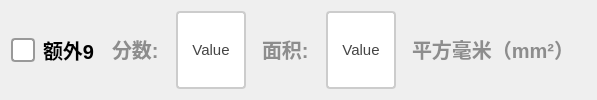
             <widget class="QWidget" name="widget_extra9" native="true">
              <layout class="QGridLayout" name="gridLayout_3">
               <item row="0" column="0">
                <layout class="QHBoxLayout" name="horizontalLayout_4" stretch="2,1,2,0,2,0">
                 <item>
                  <widget class="QCheckBox" name="ckb_extra9">
                   <property name="sizePolicy">
                    <sizepolicy hsizetype="Minimum" vsizetype="Minimum">
                     <horstretch>0</horstretch>
                     <verstretch>0</verstretch>
                    </sizepolicy>
                   </property>
                   <property name="styleSheet">
                    <string notr="true">QCheckBox {
    spacing: 8px;
    font-size: 20px;
    color: #333;
    font-weight: bold;        
    color:  rgb(0, 0, 0);       
}

/* 未选中状态 */
QCheckBox::indicator {
    width: 20px;
    height: 20px;
    border-radius: 4px; /* 方形，圆角可适当调整 */
    border: 2px solid #999;
    background: #ffffff;
}

/* 悬停效果 */
QCheckBox::indicator:hover {
    border: 2px solid #666;
}

/* 选中状态 */
QCheckBox::indicator:checked {
    border: 2px solid #2196F3;
    background-color: qradialgradient(
        cx:0.5, cy:0.5,
        radius:0.4,
        fx:0.5, fy:0.5,
        stop:0 #2196F3,
        stop:1 transparent
    );
}

/* 禁用状态 */
QCheckBox::indicator:disabled {
    border: 2px solid #ccc;
    background: #eee;
}

/* 选中时的文字颜色 */
QCheckBox:checked {
    color: #2196F3;
    font-weight: 500;
}

/* 点击动画效果 */
QCheckBox::indicator:pressed {
    border: 2px solid #1565C0;
    background-color: qradialgradient(
        cx:0.5, cy:0.5,
        radius:0.5,
        fx:0.5, fy:0.5,
        stop:0 #BBDEFB,
        stop:1 transparent
    );
}</string>
                   </property>
                   <property name="text">
                    <string>额外9</string>
                   </property>
                  </widget>
                 </item>
                 <item>
                  <widget class="QLabel" name="label_5">
                   <property name="styleSheet">
                    <string notr="true">QLabel {
       font-size: 20px;        
       font-weight: bold;        
       color:  rgb(141, 141, 141);       
       padding: 5px 5px;     
       border-bottom: 2px solid #cccccc; 
    }</string>
                   </property>
                   <property name="text">
                    <string>分数:</string>
                   </property>
                  </widget>
                 </item>
                 <item>
                  <widget class="QPushButton" name="btn_extra9score">
                   <property name="sizePolicy">
                    <sizepolicy hsizetype="Minimum" vsizetype="Minimum">
                     <horstretch>0</horstretch>
                     <verstretch>0</verstretch>
                    </sizepolicy>
                   </property>
                   <property name="maximumSize">
                    <size>
                     <width>100</width>
                     <height>100</height>
                    </size>
                   </property>
                   <property name="styleSheet">
                    <string notr="true">QPushButton {
    padding: 6px 14px;
    border: 2px solid #CCC;
    border-radius: 4px;
    background-color: white;
    color: #444;
    font-size: 15px; 
}

QPushButton:hover {
    border-color: #999;
    background-color: #F5F5F5;
}

QPushButton:pressed {
    border-color: #777;
    background-color: #EEE;
}</string>
                   </property>
                   <property name="text">
                    <string>Value</string>
                   </property>
                  </widget>
                 </item>
                 <item>
                  <widget class="QLabel" name="label_6">
                   <property name="styleSheet">
                    <string notr="true">QLabel {
       font-size: 20px;        
       font-weight: bold;        
       color:  rgb(141, 141, 141);       
       padding: 5px 5px;     
       border-bottom: 2px solid #cccccc; 
    }</string>
                   </property>
                   <property name="text">
                    <string>面积:</string>
                   </property>
                  </widget>
                 </item>
                 <item>
                  <widget class="QPushButton" name="btn_extra9area">
                   <property name="sizePolicy">
                    <sizepolicy hsizetype="Minimum" vsizetype="Minimum">
                     <horstretch>0</horstretch>
                     <verstretch>0</verstretch>
                    </sizepolicy>
                   </property>
                   <property name="maximumSize">
                    <size>
                     <width>100</width>
                     <height>100</height>
                    </size>
                   </property>
                   <property name="styleSheet">
                    <string notr="true">QPushButton {
    padding: 6px 14px;
    border: 2px solid #CCC;
    border-radius: 4px;
    background-color: white;
    color: #444;
    font-size: 15px; 
}

QPushButton:hover {
    border-color: #999;
    background-color: #F5F5F5;
}

QPushButton:pressed {
    border-color: #777;
    background-color: #EEE;
}</string>
                   </property>
                   <property name="text">
                    <string>Value</string>
                   </property>
                  </widget>
                 </item>
                 <item>
                  <widget class="QLabel" name="label_9">
                   <property name="styleSheet">
                    <string notr="true">QLabel {
       font-size: 20px;        
       font-weight: bold;        
       color:  rgb(141, 141, 141);       
       padding: 5px 5px;     
       border-bottom: 2px solid #cccccc; 
    }</string>
                   </property>
                   <property name="text">
                    <string>平方毫米（mm²）</string>
                   </property>
                  </widget>
                 </item>
                </layout>
               </item>
              </layout>
             </widget>
